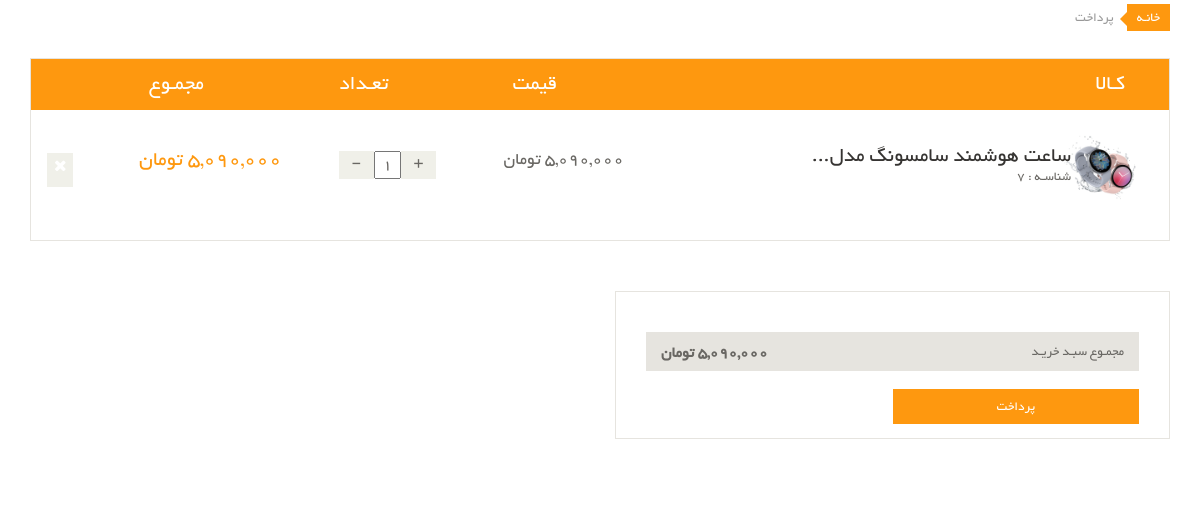
The page /user/user_basket (signed in) on the database its author committed.
### order_module/models.py (models this page shows, shortened)
class OrderDetail(models.Model):
    order = models.ForeignKey(Order, on_delete=models.CASCADE, verbose_name='سبد خرید')
    product = models.ForeignKey(Product, on_delete=models.CASCADE, verbose_name='محصول')
    final_price = models.IntegerField(null=True, blank=True, verbose_name='قیمت نهایی')
    count = models.IntegerField(verbose_name='تعداد')
    class Meta:
        verbose_name = 'جزییات سبد خرید'
        verbose_name_plural = 'لیست جزییات سبد های خرید'

### product_module/models.py (models this page shows, shortened)
class Product(models.Model):
    title = models.CharField(max_length=200, verbose_name="عنوان محصول")
    category = models.ManyToManyField(
        ProductCategory,
        related_name="product_categories",
        verbose_name='دسته بندی ها')
    image = models.ImageField(upload_to='images/products', null=True, blank=True, verbose_name='تصویر محصول')
    brand = models.ForeignKey(
        ProductBrand,
        on_delete=models.CASCADE,
        null=True, blank=True,
        related_name="product_brand",
        verbose_name="برند")
    price = models.IntegerField(verbose_name="قیمت")
    short_description = models.CharField(max_length=500, db_index=True, null=True, verbose_name="توضیحات کوتاه")
    description = models.TextField(db_index=True, verbose_name="توضیحات تکمیلی")
    slug = models.SlugField(default="", null=False, blank=True, db_index=True, max_length=200, unique=True,
                            verbose_name="عنوان در url")
    is_active = models.BooleanField(default=False, verbose_name="فعال / غیر فعال")
    is_delete = models.BooleanField(verbose_name="حذف شده / نشده")
    class Meta:
        verbose_name = "محصول"
        verbose_name_plural = "محصولات"

### user_panel_module/views.py (the view)
# urls.py: path('user_basket', views.user_basket, name='user_basket_page'),
@login_required
def user_basket(request: HttpRequest):
    current_order, created = Order.objects.prefetch_related('orderdetail_set').get_or_create(is_paid=False,
                                                                                             user_id=request.user.id)
    total_amount = current_order.calculate_total_price()
    context = {
        'order': current_order,
        'total_amount': total_amount,
    }
    return render(request, 'user_panel_module/user_basket.html', context)

### order_module/models.py (called while the page is built)
    def calculate_total_price(self):
        total_amount = 0
        if self.is_paid:
            for order_detail in self.orderdetail_set.all():
                total_amount += order_detail.final_price * order_detail.count
        else:
            for order_detail in self.orderdetail_set.all():
                total_amount += order_detail.product.price * order_detail.count
        return total_amount

### polls/templatetags/poll_extras.py (called while the page is built)
@register.filter(name='three_digit_currency')
def three_digit_currency(value: int):
    return '{:,}'.format(value) + ' تومان '

@register.simple_tag
def multiply(quantity, price, *args, **kwargs):
    return three_digit_currency(quantity*price)

### user_panel_module/templates/user_panel_module/user_basket.html (shortened to what this page needs)
{% extends 'shared/_layout.html' %}
{% load poll_extras %}
{% block content %}
    <div id="order-detail-content">
    {% include 'user_panel_module/user_basket_content.html' %}
    </div>
{% endblock %}

### user_panel_module/templates/user_panel_module/user_basket_content.html (shortened to what this page needs)
{% load poll_extras %}
{% if order.orderdetail_set.all %}
    <section id="cart_items">
        <div class="container">
            <div class="breadcrumbs">
                <ol class="breadcrumb">
                    <li><a href="#">خانـه</a></li>
                    <li class="active">پرداخت</li>
                </ol>
            </div>
            <div class="table-responsive cart_info">
                <table class="table table-condensed">
                    <thead>
                    <tr class="cart_menu">
                        <td class="image">کـالا</td>
                        <td class="description"></td>
                        <td class="price">قیمت</td>
                        <td class="quantity">تعـداد</td>
                        <td class="total">مجمـوع</td>
                        <td></td>
                    </tr>
                    </thead>
                    <tbody>
                    {% for detail in order.orderdetail_set.all %}
                        <tr>
                            <td class="cart_product">
                                <a href=""><img src="{{ detail.product.image.url }}" width="75" height="75"
                                                alt=""></a>
                            </td>
                            <td class="cart_description">
                                <h4><a href="{% url 'product_detail' slug=detail.product.slug %}"
                                       class="one-line-text"> {{ detail.product.title }} </a></h4>
                                <p>شناسـه : {{ detail.product.id }}</p>
                            </td>
                            <td class="cart_price">
                                <p>{{ detail.product.price|three_digit_currency }}</p>
                            </td>
                            <td class="cart_quantity">
                                <div class="cart_quantity_button">
                                    <a class="cart_quantity_up cursor-pointer"
                                       onclick="changeOrderDetailCount({{ detail.id }} , 'increase')"> + </a>
                                    <input class="cart_quantity_input" type="text" name="quantity"
                                           value="{{ detail.count }}"
                                           autocomplete="off" size="2">
                                    <a class="cart_quantity_down cursor-pointer"
                                       onclick="changeOrderDetailCount({{ detail.id }} , 'decrease')"> - </a>
                                </div>
                            </td>
                            <td class="cart_total">
                                <p class="cart_total_price">{% multiply detail.count detail.product.price %}</p>
                            </td>
                            <td class="cart_delete">
                                <a class="cart_quantity_delete" onclick="removeOrderDetail({{ detail.id }})"><i
                                        class="fa fa-times"></i></a>
                            </td>
                        </tr>
                    {% endfor %}
                    </tbody>
                </table>
            </div>
        </div>
    </section>
    <section id="do_action">
        <div class="container">
            <div class="row">
                <div class="col-sm-6">
                    <div class="total_area">
                        <ul>
                            <li>مجمـوع سبـد خریـد <span>{{ total_amount | three_digit_currency }}</span></li>
                        </ul>
                        <a class="btn btn-default check_out" href="{% url 'request_payment' %}">پرداخت</a>
                    </div>
                </div>
            </div>
        </div>
    </section>
{% endif %}

### static/css/main.css (style rules this page uses)
body { font-family: 'BYekan'; font-size: 10pt; position: relative; font-weight: normal; direction: rtl; }
ul li { list-style: none; }
a { -webkit-transition: 300ms; -moz-transition: 300ms; -o-transition: 300ms; transition: 300ms; }
h1, h2, h3, h4, h5, h6 { font-family: 'BYekan', sans-serif; }
#do_action { margin-bottom: 50px; }
.breadcrumbs { position: relative; }
.breadcrumbs .breadcrumb { background: transparent; margin-bottom: 50px; padding-right: 0; }
.breadcrumbs .breadcrumb li a { background: #FE980F; color: #FFFFFF; padding: 3px 10px; }
.breadcrumbs .breadcrumb li a:after { content: ""; height: auto; width: auto; border-width: 8px; border-style: solid; border-color: transparent #FE980F transparent transparent; position: absolute; top: 11px; right: 42px; }
.breadcrumbs .breadcrumb > li + li:before { content: " "; }
#cart_items .cart_info { border: 1px solid #E6E4DF; margin-bottom: 50px }
#cart_items .cart_info .cart_menu { background: #FE980F; color: #fff; font-size: 16pt; font-family: 'BYekan', sans-serif; font-weight: normal; text-align: center; }
#cart_items .cart_info .table.table-condensed thead tr { height: 51px; }
#cart_items .cart_info .table.table-condensed tr { border-bottom: 1px solid #F7F7F0 }
#cart_items .cart_info .table.table-condensed tr:last-child { border-bottom: 0 }
.cart_info table tr td { border-top: 0 none; vertical-align: inherit; }
#cart_items .cart_info .image { padding-right: 30px; }
#cart_items .cart_info .cart_description h4 { margin-bottom: 0 }
#cart_items .cart_info .cart_description h4 a { color: #363432; font-family: 'BYekan', sans-serif; font-size: 16pt; font-weight: normal; }
#cart_items .cart_info .cart_description p { color: #696763 }
#cart_items .cart_info .cart_price p { color: #696763; font-size: 18px }
#cart_items .cart_info .cart_total_price { color: #FE980F; font-size: 16pt; }
.cart_product { display: block; margin: 15px 25px 10px -50px; }
.cart_quantity_button a { background: #F0F0E9; color: #696763; display: inline-block; font-size: 16px; height: 28px; overflow: hidden; text-align: center; width: 35px; float: right; }
.cart_quantity_input { color: #696763; float: right; font-size: 16px; text-align: center; font-family: 'BYekan', sans-serif; }
.cart_delete { display: block; margin-right: -12px; overflow: hidden; }
.cart_delete a { background: #F0F0E9; color: #FFFFFF; padding: 5px 7px; font-size: 16px }
#do_action .col-sm-6 { float: right !important; }
#do_action .total_area { padding-bottom: 14px !important; }
#do_action .total_area span { font-weight: bold; font-size: 12pt; }
#do_action .total_area, #do_action .chose_area { border: 1px solid #E6E4DF; color: #696763; padding: 30px; margin-bottom: 50px; }
.total_area span { float: left; }
.total_area ul { padding-right: 0px; }
.total_area ul li { background: #E6E4DF; color: #696763; margin-top: 10px; padding: 10px 15px; }
.update, .check_out { background: #FE980F; border-radius: 0; color: #FFFFFF; margin-top: 8px; border: none; padding: 8px 15px; font-size: 10pt; }
.total_area .btn { width: 50% }
.one-line-text { text-align: right; text-overflow: ellipsis; overflow: hidden; width: 300px; display: -webkit-box; -webkit-line-clamp: 1; -webkit-box-orient: vertical; }

### static/css/custom.css (style rules this page uses)
ul { padding-right: 0; }
.cursor-pointer { cursor: pointer; }

### rows shown on the page
OrderDetail: product.image (picture), product "ساعت هوشمند سامسونگ…", product.id "7", product.price|three_digit_currency "5,090,000 تومان", quantity "1", count+product "5,090,000 تومان"

### other values the page prints
{{ total_amount | three_digit_currency }} "5,090,000 تومان"
